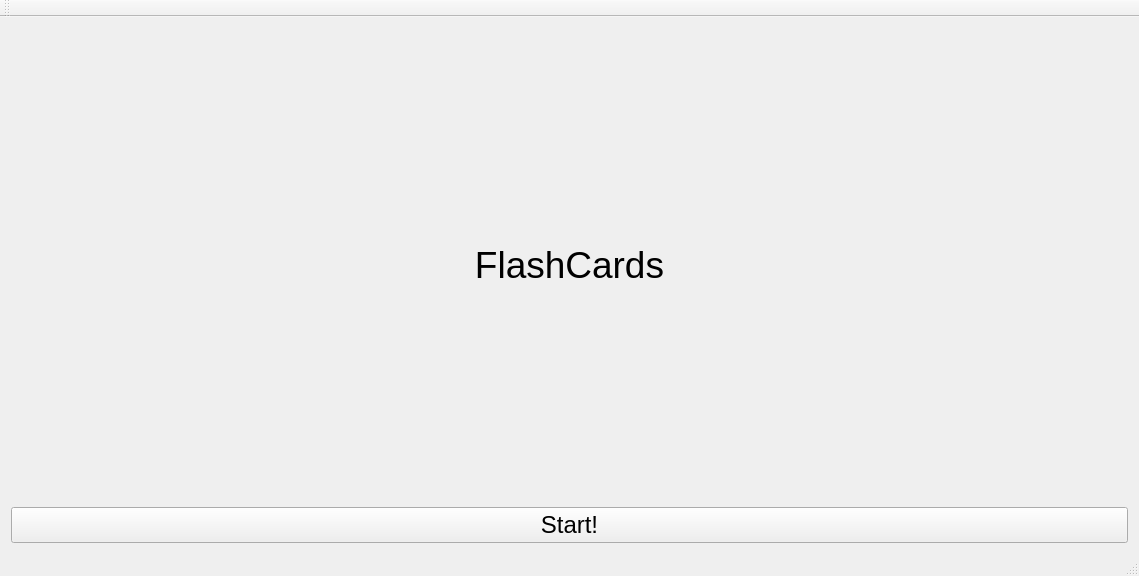
<?xml version="1.0" encoding="UTF-8"?>
<ui version="4.0">
 <class>FlashCards</class>
 <widget class="QMainWindow" name="FlashCards">
  <property name="geometry">
   <rect>
    <x>0</x>
    <y>0</y>
    <width>1139</width>
    <height>576</height>
   </rect>
  </property>
  <property name="windowTitle">
   <string>FlashCards</string>
  </property>
  <widget class="QWidget" name="centralWidget">
   <layout class="QVBoxLayout" name="verticalLayout">
    <item>
     <widget class="QLabel" name="titleLabel">
      <property name="font">
       <font>
        <pointsize>28</pointsize>
       </font>
      </property>
      <property name="text">
       <string>FlashCards</string>
      </property>
      <property name="textFormat">
       <enum>Qt::AutoText</enum>
      </property>
      <property name="alignment">
       <set>Qt::AlignCenter</set>
      </property>
     </widget>
    </item>
    <item>
     <widget class="QPushButton" name="startButton">
      <property name="sizePolicy">
       <sizepolicy hsizetype="Preferred" vsizetype="Fixed">
        <horstretch>0</horstretch>
        <verstretch>0</verstretch>
       </sizepolicy>
      </property>
      <property name="font">
       <font>
        <pointsize>18</pointsize>
       </font>
      </property>
      <property name="text">
       <string>Start!</string>
      </property>
     </widget>
    </item>
   </layout>
  </widget>
  <widget class="QMenuBar" name="menuBar">
   <property name="geometry">
    <rect>
     <x>0</x>
     <y>0</y>
     <width>1139</width>
     <height>27</height>
    </rect>
   </property>
  </widget>
  <widget class="QToolBar" name="mainToolBar">
   <attribute name="toolBarArea">
    <enum>TopToolBarArea</enum>
   </attribute>
   <attribute name="toolBarBreak">
    <bool>false</bool>
   </attribute>
  </widget>
  <widget class="QStatusBar" name="statusBar"/>
 </widget>
 <layoutdefault spacing="6" margin="11"/>
 <resources/>
 <connections/>
</ui>
